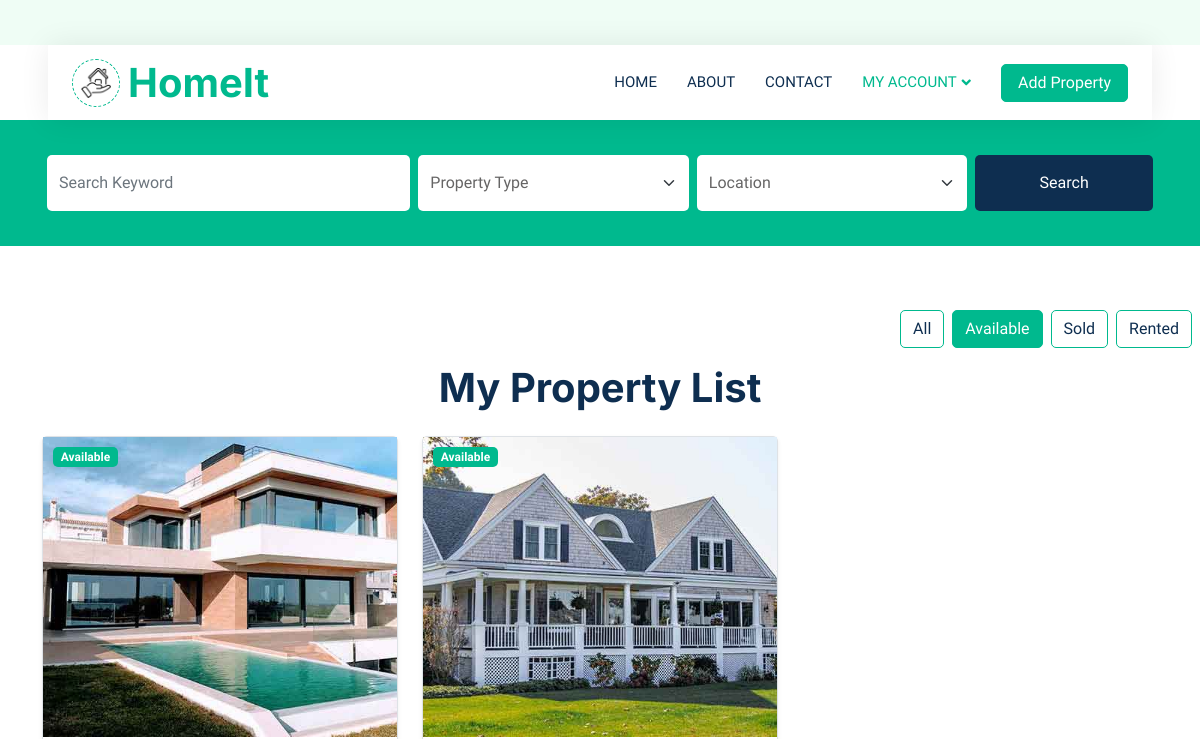
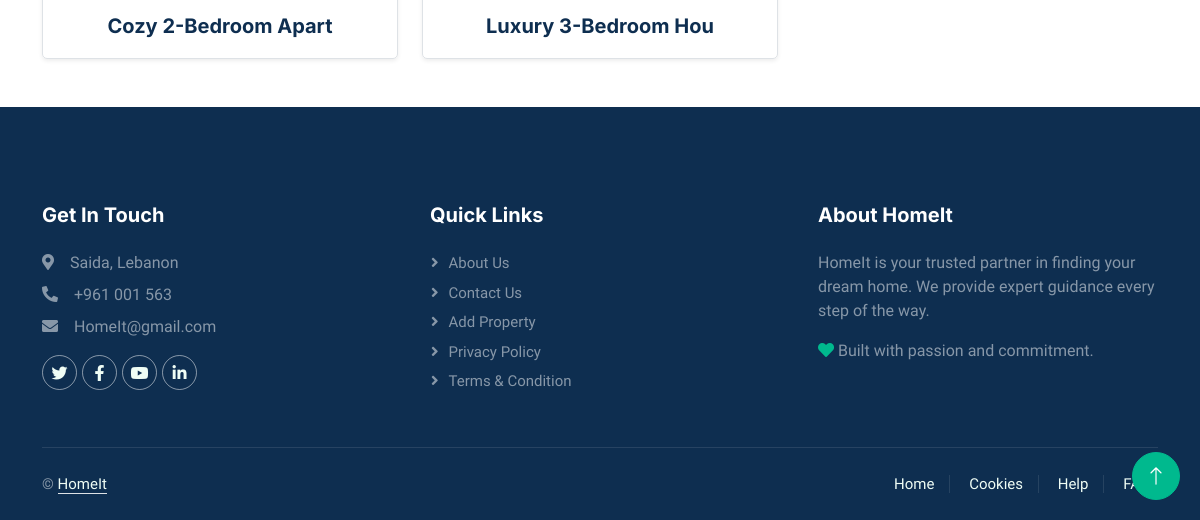
Before: /backend/myProperties.php?status=available (signed in) with the older database file (2 pictures, top to bottom).
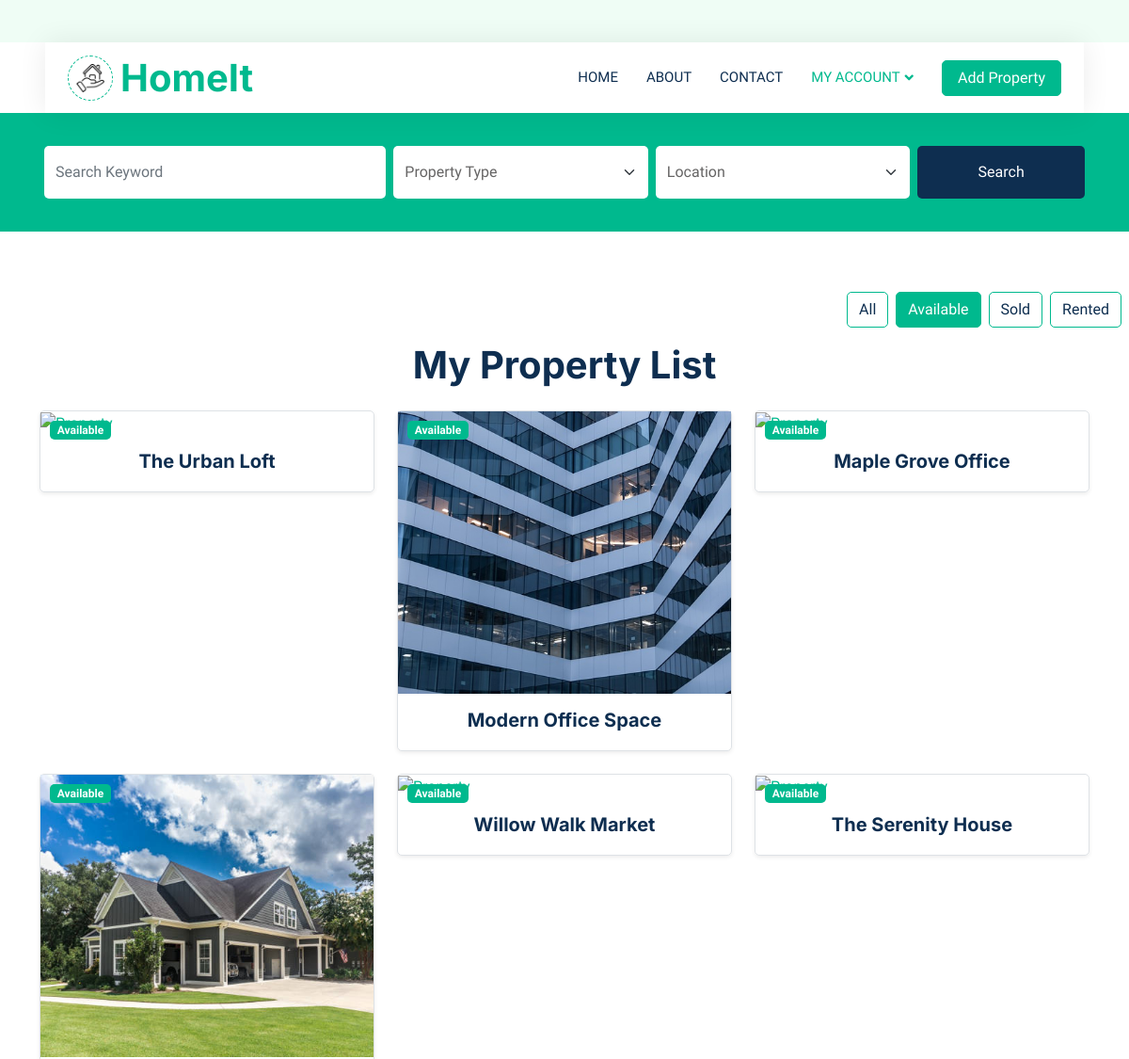
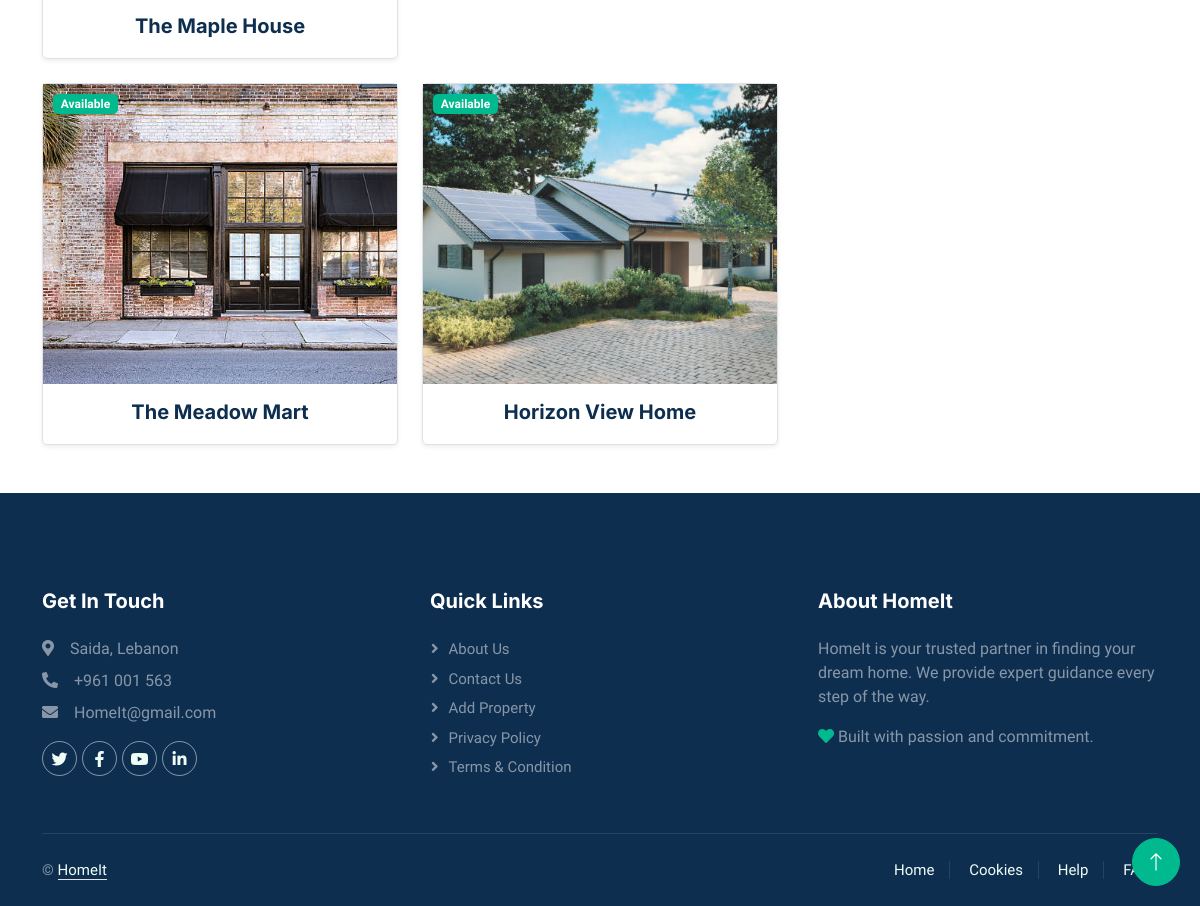
After: the same page with the newer database file (2 pictures, top to bottom).
### tables this page shows
CREATE TABLE `properties` (
  `property_id` int(11) NOT NULL,
  `user_id` int(11) NOT NULL,
  `type_id` int(11) NOT NULL,
  `city_id` int(11) NOT NULL,
  `status` enum('available','rented','sold') NOT NULL DEFAULT 'available',
  `title` varchar(50) NOT NULL,
  `description` text NOT NULL,
  `price` decimal(10,0) NOT NULL,
  `address` varchar(100) NOT NULL,
  `bedrooms` int(11) NOT NULL,
  `bathrooms` int(11) NOT NULL,
  `sqft` int(11) NOT NULL,
  `created_at` timestamp NOT NULL DEFAULT current_timestamp(),
  `updated_at` timestamp NOT NULL DEFAULT current_timestamp(),
  `main_image` varchar(200) NOT NULL,
  `purpose` enum('for rent','for sell') NOT NULL
);

### backend/myProperties.php (the view, shortened to what the changed rows need)
<?php
require '../inc/connection.php';
$user_id = $_SESSION['user_id'];
$status_filter = isset($_GET['status']) ? $_GET['status'] : 'all';
$query = "SELECT * FROM properties WHERE user_id='$user_id'";
if ($status_filter !== 'all') {
    $query .= " AND status = '$status_filter'";
}
$my_properties = $con->query($query);
?>
<!DOCTYPE html>
<html lang="en">
<head>
    <link href="https://cdnjs.cloudflare.com/ajax/libs/font-awesome/5.10.0/css/all.min.css" rel="stylesheet">
    <link href="https://cdn.jsdelivr.net/npm/bootstrap-icons@1.4.1/font/bootstrap-icons.css" rel="stylesheet">
    <link href="../css/bootstrap.min.css" rel="stylesheet">
    <link href="../css/style.css" rel="stylesheet">
</head>
<body>
    <div class="container-xxl bg-white p-0">
        <div class="container-fluid nav-bar bg-transparent">
            <nav class="navbar navbar-expand-lg bg-white navbar-light py-0 px-4">
                <a href="backend_index.php" class="navbar-brand d-flex align-items-center text-center">
                    <h1 class="m-0 text-primary">HomeIt</h1>
                </a>
            </nav>
        </div>
        <div class="container mb-5">
            <?php if (mysqli_num_rows($my_properties) == 0) { ?>
                <div class="text-center">
                    <h4 class="text-muted">No Properties found!</h4>
                    <img src="../img/no_property.jpg" alt="No Properties" class="img-fluid my-3" style="max-width: 300px;">
                    <p class="text-muted">There are currently no properties for this filter.</p>
                </div>
            <?php } else { ?>
                <h1 class="heading text-center mb-4">My Property List</h1>
                <div class="row g-4">
                    <?php while ($row = mysqli_fetch_assoc($my_properties)): ?>
                        <div class="col-md-4">
                            <a href="property_details.php?id=<?= $row['property_id'] ?>" class="text-decoration-none">
                                <div class="property-card border rounded shadow-sm">
                                    <div class="property-image position-relative">
                                        <img src="<?= $row['main_image'] ?: '../img/z-image1.webp' ?>" alt="Property" class="img-fluid" style="width: 100%; height: 300px; object-fit: cover;">
                                        <span class="badge bg-primary position-absolute" style="top: 10px; left: 10px;">
                                            <?= ucfirst($row['status']) ?>
                                        </span>
                                    </div>
                                    <div class="p-3 text-center">
                                        <h5 class="property-title mb-1"><?= $row['title'] ?></h5>
                                    </div>
                                </div>
                            </a>
                        </div>
                    <?php endwhile; ?>
                </div>
            <?php } ?>
        </div>
    </div>
</body>
</html>

Changed rows visible on the page:
no longer on this page (row edited): properties: shows a picture, status "Available", title "Luxury 3-Bedroom Hou"
changed properties: title "Cozy 2-Bedroom Apart" → "The Urban Loft"
added properties: main_image (picture), status "Available", title "Modern Office Space"
added properties: status "Available", title "Maple Grove Office"
added properties: main_image (picture), status "Available", title "The Maple House"
added properties: status "Available", title "Willow Walk Market"
added properties: status "Available", title "The Serenity House"
added properties: main_image (picture), status "Available", title "The Meadow Mart"
added properties: main_image (picture), status "Available", title "Horizon View Home"
